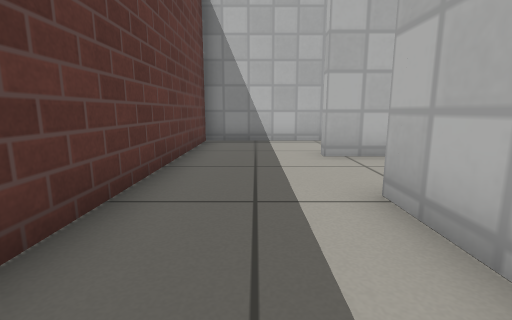
view 1 (above)

19 first-person views from a walk through a world built for the Gazebo simulator. The camera is 0.5 m above the floor, tilts 10° down and sees 85° across. The floor is counted in squares, 0.5 m on a side. Each view is taken from the middle of a square. On the plan, view 1 faces up. The plan holds only what a view shows up to about 11 squares ahead; the rest is blank. Simple patterns stand in for the simulator's built-in surfaces.

view 2
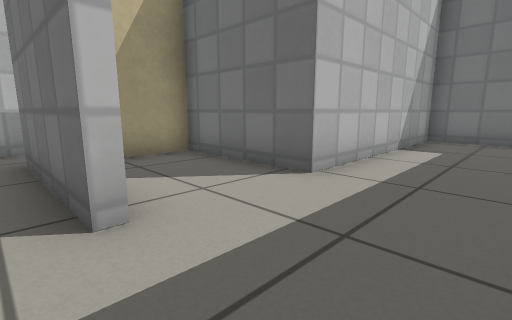

view 3
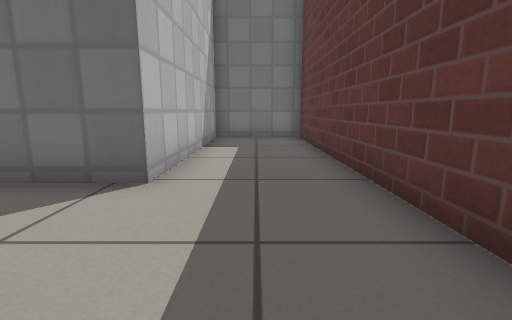

view 4
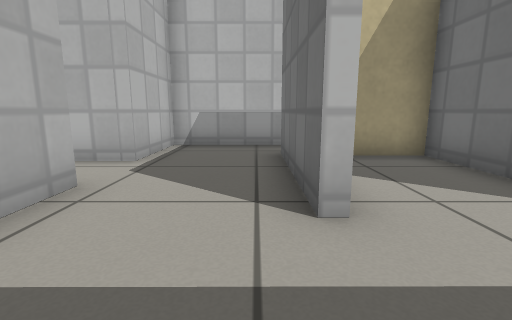

view 5
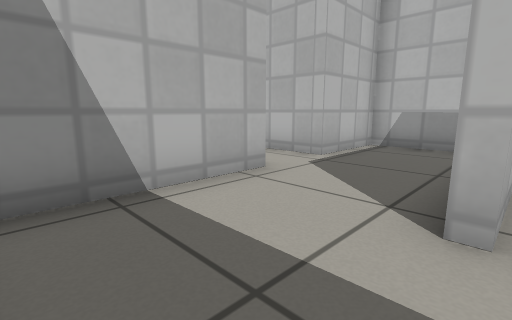

view 6
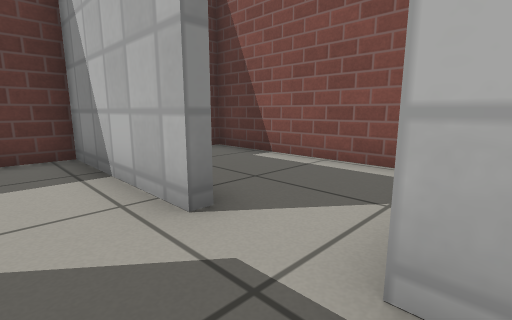

view 7
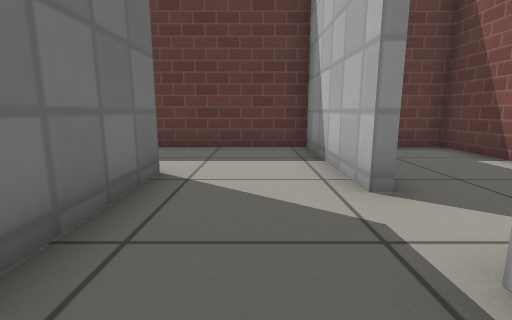

view 8
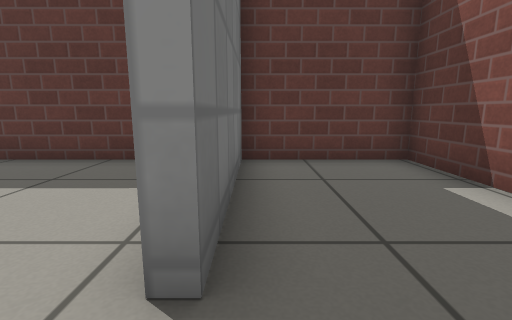

view 9
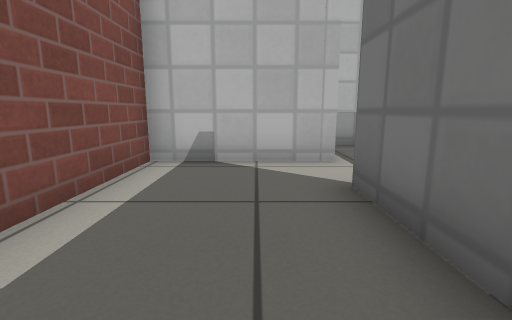

view 10
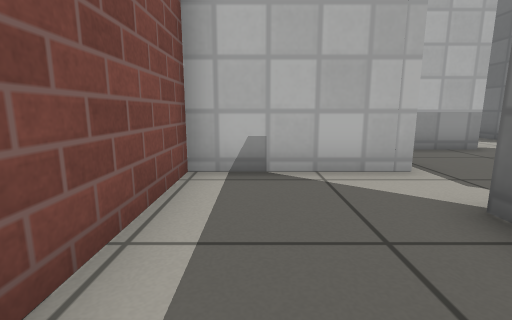

view 11
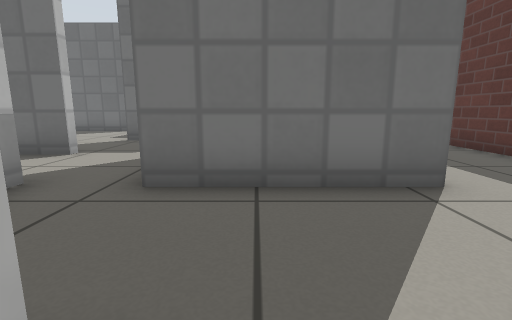

view 12
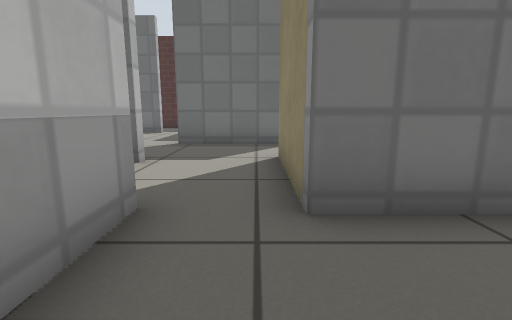

view 13
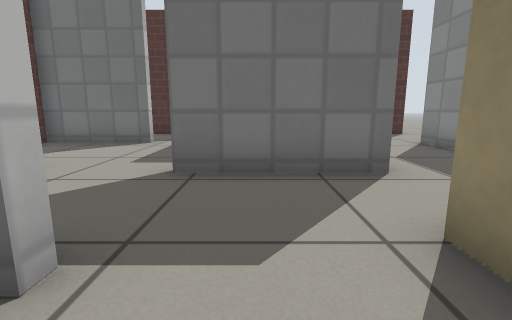

view 14
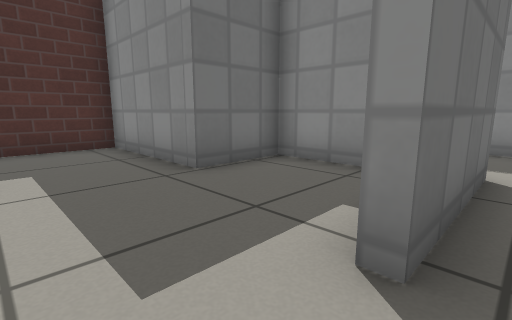

view 15
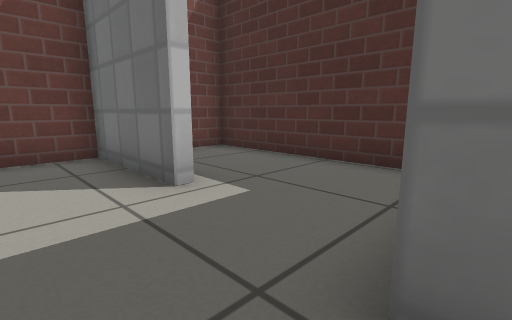

view 16
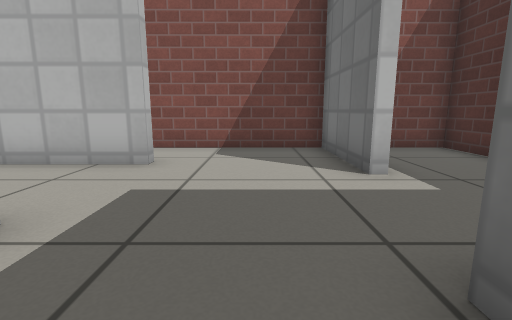

view 17
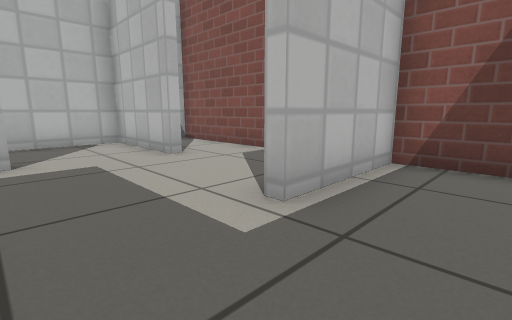

view 18
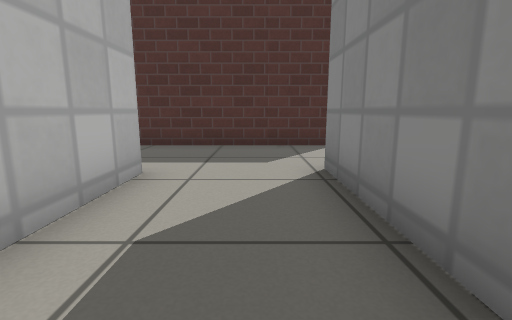

view 19
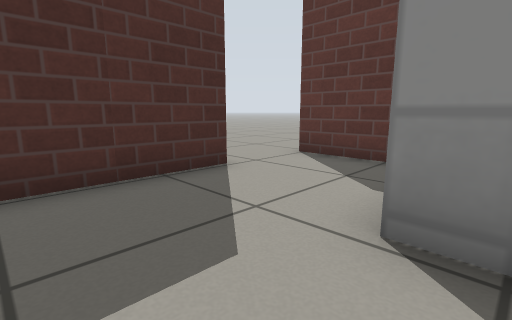

### Floor plan
Points are (right, up) in squares from view 1. A wall is a line through its corners. A room is listed if a view was taken in it or the views show most of it. See-through windows are left out.
Room 1 (views 1, 5)
walls: (-1.7, 6.4) (-1.6, -3.5) (1.5, -3.5) (1.5, 3.2) (5.2, 3.2) (5.2, 4.9); (3.1, 6.1) (1.5, 6.1) (1.5, 6.4)
ways out: opening at (0, 6) to room 2
Room 2 (views 2, 3, 4)
walls: (1.5, 9.4) (-1.7, 9.4) (-1.7, 6.4)
ways out: opening at (0, 6) to room 1; opening at (2, 8) to room 10
Room 3 (views 6, 7, 12, 13)
walls: (7.2, 6.1) (7.2, 9.4) (4.5, 9.4); (8.3, 3.3) (8.3, 3.6) (10.5, 3.6); (4.5, 6.4) (5.5, 6.4) (5.5, 2.9)
ways out: opening at (7, 4) to room 5; opening at (5, 8) to room 10
Room 4 (views 8, 9, 10, 11)
walls: (4.5, 9.4) (4.5, 13.1) (-1.7, 13.1) (-1.7, 9.7) (2.8, 9.7)
ways out: opening at (3.5, 10) to room 10
Room 5 (view 14)
walls: (4.8, 0.6) (8.4, 0.6); (11.2, 0) (11.2, 3.3) (8.3, 3.3)
ways out: opening at (7, 4) to room 3; opening at (9.5, 1) to room 6; opening at (5, 2) to room 8
Room 6 (views 15, 16)
walls: (5.1, -1.1) (5.1, -3.1) (7.3, -3.1)
ways out: opening at (9.5, 1) to room 5; opening at (9, -4) to room 7; opening at (11, -1.5) to room 9
Room 7 (view 17)
walls: (7.3, -3.1) (7.3, -7.1) (13.6, -7.1) (13.6, -4.1) (10.2, -4.1)
ways out: opening at (9, -4) to room 6
Room 8 (views 18, 19)
walls: (4.8, -3.5) (4.8, -0.9); (1.8, 0.8) (1.8, -3.9); (0.6, -7.1) (6.5, -7.1)
ways out: opening at (5, 2) to room 5; opening at (1.5, -5.5) to room 11
Room 9 (no view inside)
walls: (10.2, -3.8) (13.6, -3.8) (13.6, 3.4)
ways out: opening at (11, -1.5) to room 6
Room 10 (no view inside)
walls: (2.8, 9.4) (1.5, 9.4); (1.5, 6.4) (4.5, 6.4)
ways out: opening at (2, 8) to room 2; opening at (5, 8) to room 3; opening at (3.5, 10) to room 4
Room 11 (no view inside)
walls: (-1.6, -4.9) (-1.6, -7.2)
ways out: opening at (1.5, -5.5) to room 8; opening at (-0.5, -7)

Positions as (right, up) in squares from view 1, and headings:
1: (0, 0), facing up
2: (-1, 7), facing down-right
3: (0, 7), facing down
4: (-1, 7), facing right
5: (-1, 6), facing up-right
6: (5, 8), facing up-left
7: (6, 8), facing left
8: (4, 10), facing left
9: (-1, 11), facing right
10: (0, 12), facing right
11: (4, 10), facing down
12: (6, 9), facing down
13: (7, 5), facing down
14: (10, 1), facing down-left
15: (7, -2), facing down-right
16: (6, -2), facing right
17: (8, -6), facing up-right
18: (3, 1), facing down
19: (4, -3), facing down-left
